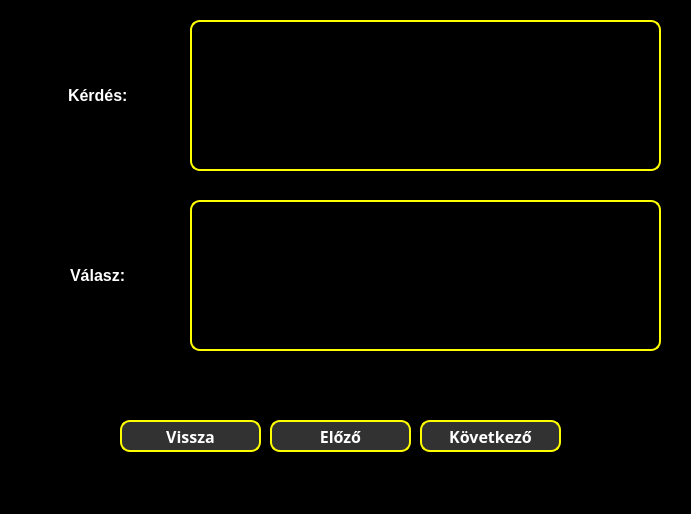
<?xml version="1.0" encoding="UTF-8"?>
<ui version="4.0">
 <class>MainWindow</class>
 <widget class="QMainWindow" name="MainWindow">
  <property name="geometry">
   <rect>
    <x>0</x>
    <y>0</y>
    <width>691</width>
    <height>514</height>
   </rect>
  </property>
  <property name="windowTitle">
   <string>Eredmény</string>
  </property>
  <property name="styleSheet">
   <string notr="true">* {
	background-color: black;
	font-size: 16pt;
	color: grey;
}</string>
  </property>
  <widget class="QWidget" name="centralwidget">
   <widget class="QWidget" name="widget" native="true">
    <property name="geometry">
     <rect>
      <x>0</x>
      <y>0</y>
      <width>691</width>
      <height>481</height>
     </rect>
    </property>
    <property name="styleSheet">
     <string notr="true">* {
	background-color: black;
    font-size: 16px;
    font-weight: bold;
}</string>
    </property>
    <widget class="QPushButton" name="nextButton">
     <property name="geometry">
      <rect>
       <x>420</x>
       <y>420</y>
       <width>141</width>
       <height>32</height>
      </rect>
     </property>
     <property name="font">
      <font>
       <family>Corbel</family>
       <pointsize>-1</pointsize>
       <bold>true</bold>
      </font>
     </property>
     <property name="styleSheet">
      <string notr="true">* {
	background-color: rgb(50, 50, 50);
	border: 2px solid yellow;
	border-radius: 10px;
	color: white;
}

*:hover {
	background-color: rgb(20, 20, 20);
	color: yellow;
}</string>
     </property>
     <property name="text">
      <string>Következő</string>
     </property>
    </widget>
    <widget class="QLabel" name="questionField">
     <property name="enabled">
      <bool>true</bool>
     </property>
     <property name="geometry">
      <rect>
       <x>190</x>
       <y>20</y>
       <width>471</width>
       <height>151</height>
      </rect>
     </property>
     <property name="font">
      <font>
       <family>Corbel</family>
       <pointsize>12</pointsize>
       <bold>true</bold>
      </font>
     </property>
     <property name="layoutDirection">
      <enum>Qt::LeftToRight</enum>
     </property>
     <property name="styleSheet">
      <string notr="true">* {
	border: 2px solid yellow;
	border-radius: 10px;
	font-size: 12pt;
	color: white;
}</string>
     </property>
     <property name="frameShape">
      <enum>QFrame::NoFrame</enum>
     </property>
     <property name="text">
      <string/>
     </property>
     <property name="textFormat">
      <enum>Qt::PlainText</enum>
     </property>
     <property name="scaledContents">
      <bool>true</bool>
     </property>
     <property name="alignment">
      <set>Qt::AlignCenter</set>
     </property>
    </widget>
    <widget class="QPushButton" name="backButton">
     <property name="geometry">
      <rect>
       <x>120</x>
       <y>420</y>
       <width>141</width>
       <height>32</height>
      </rect>
     </property>
     <property name="font">
      <font>
       <family>Corbel</family>
       <pointsize>-1</pointsize>
       <bold>true</bold>
      </font>
     </property>
     <property name="styleSheet">
      <string notr="true">* {
	background-color: rgb(50, 50, 50);
	border: 2px solid yellow;
	border-radius: 10px;
	color: white;
}

*:hover {
	background-color: rgb(20, 20, 20);
	color: yellow;
}</string>
     </property>
     <property name="text">
      <string>Vissza</string>
     </property>
    </widget>
    <widget class="QPushButton" name="previousButton">
     <property name="geometry">
      <rect>
       <x>270</x>
       <y>420</y>
       <width>141</width>
       <height>32</height>
      </rect>
     </property>
     <property name="font">
      <font>
       <family>Corbel</family>
       <pointsize>-1</pointsize>
       <bold>true</bold>
      </font>
     </property>
     <property name="styleSheet">
      <string notr="true">* {
	background-color: rgb(50, 50, 50);
	border: 2px solid yellow;
	border-radius: 10px;
	color: white;
}

*:hover {
	background-color: rgb(20, 20, 20);
	color: yellow;
}</string>
     </property>
     <property name="text">
      <string>Előző</string>
     </property>
    </widget>
    <widget class="QLabel" name="questionLabel">
     <property name="geometry">
      <rect>
       <x>68</x>
       <y>60</y>
       <width>101</width>
       <height>71</height>
      </rect>
     </property>
     <property name="styleSheet">
      <string notr="true">* {
	color: white;
}</string>
     </property>
     <property name="text">
      <string>Kérdés:</string>
     </property>
    </widget>
    <widget class="QLabel" name="answerLabel">
     <property name="geometry">
      <rect>
       <x>70</x>
       <y>240</y>
       <width>101</width>
       <height>71</height>
      </rect>
     </property>
     <property name="styleSheet">
      <string notr="true">* {
	color: white;
}</string>
     </property>
     <property name="text">
      <string>Válasz:</string>
     </property>
    </widget>
    <widget class="QLabel" name="answerField">
     <property name="enabled">
      <bool>true</bool>
     </property>
     <property name="geometry">
      <rect>
       <x>190</x>
       <y>200</y>
       <width>471</width>
       <height>151</height>
      </rect>
     </property>
     <property name="font">
      <font>
       <family>Corbel</family>
       <pointsize>12</pointsize>
       <bold>true</bold>
      </font>
     </property>
     <property name="layoutDirection">
      <enum>Qt::LeftToRight</enum>
     </property>
     <property name="styleSheet">
      <string notr="true">* {
	border: 2px solid yellow;
	border-radius: 10px;
	font-size: 12pt;
	color: white;
}</string>
     </property>
     <property name="frameShape">
      <enum>QFrame::NoFrame</enum>
     </property>
     <property name="text">
      <string/>
     </property>
     <property name="textFormat">
      <enum>Qt::PlainText</enum>
     </property>
     <property name="scaledContents">
      <bool>true</bool>
     </property>
     <property name="alignment">
      <set>Qt::AlignCenter</set>
     </property>
    </widget>
   </widget>
  </widget>
  <widget class="QStatusBar" name="statusbar"/>
 </widget>
 <resources/>
 <connections/>
</ui>
